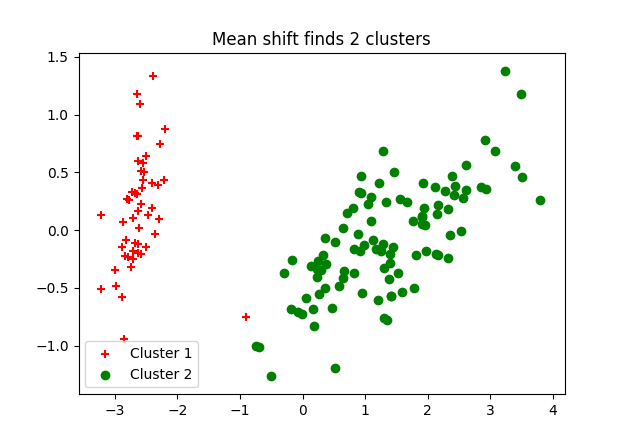

Write the Python code that produced this figure.
####   Mean Shift  ####
from sklearn.datasets import load_iris
iris = load_iris()

from sklearn.cluster import MeanShift
ms = MeanShift()

#ms #check which parameters were used. It should be:
#MeanShift(bandwidth=None, bin_seeding=False, cluster_all=True, min_bin_freq=1, n_jobs=1, seeds=None)

ms.fit(iris.data)

#ms.labels_  #check the outcome

import pylab as pl
from sklearn.decomposition import PCA
pca = PCA(n_components=2).fit(iris.data)
pca_2d = pca.transform(iris.data)
pl.figure('Mean shift finds 2 clusters')
for i in range(0, pca_2d.shape[0]):
    if ms.labels_[i] == 1:
        c1 = pl.scatter(pca_2d[i,0], pca_2d[i,1], c='r', marker='+')
    elif ms.labels_[i] == 0:
        c2 = pl.scatter(pca_2d[i,0], pca_2d[i,1], c='g', marker='o')
pl.legend([c1,c2], ['Cluster 1', 'Cluster 2'])
pl.title('Mean shift finds 2 clusters')
pl.show()
